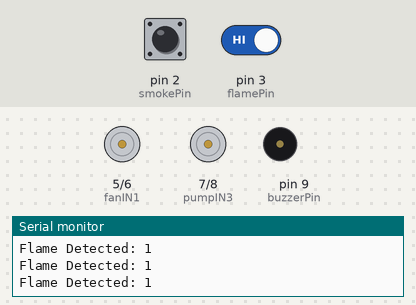
The sketch below on a simulated Arduino Uno, built with avr-gcc and run on an emulated ATmega328P. Shown: motor-driver pin pairs drawn as motors (green arrow = first pin HIGH = forward, orange = second pin HIGH = backward, longer = more drive), buzzer (waves = sounding, pin HIGH), the last lines printed to the serial monitor. The test bench sets the inputs (shaded band); at power-on: pin 2 (smokePin) LOW, pin 3 (flamePin) HIGH.

Above: at 1.8 s.
1.9 s: pin 2 (smokePin) pulled HIGH for 0.6 s
At 2.4 s:
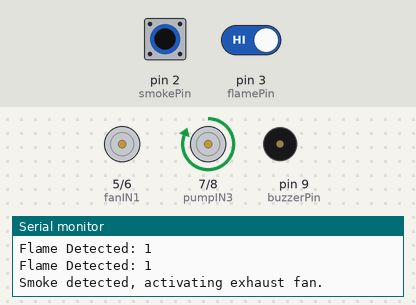
4.0 s: pin 3 (flamePin) driven LOW
At 5.2 s:
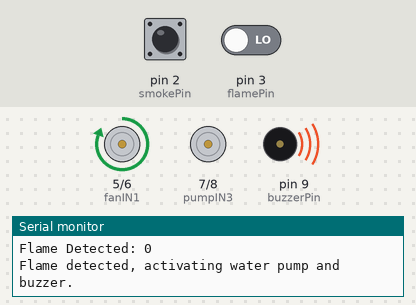
5.5 s: pin 2 (smokePin) pulled HIGH for 1 s
At 6.1 s:
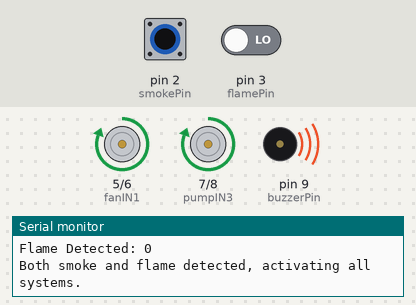
8.0 s: pin 2 (smokePin) pulled HIGH for 3.2 s
At 12.2 s:
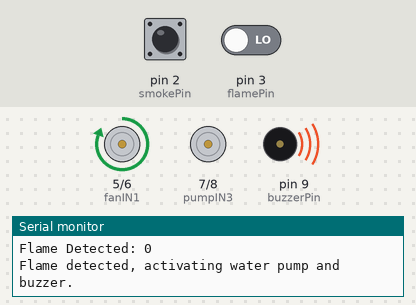
13.1 s: pin 3 (flamePin) driven HIGH
At 13.7 s:
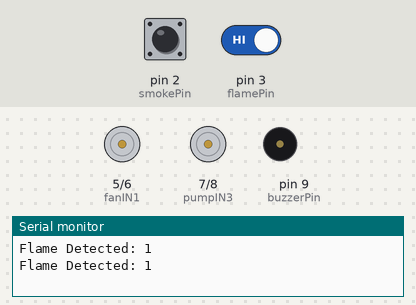
14.6 s: pin 2 (smokePin) driven HIGH
At 16.1 s:
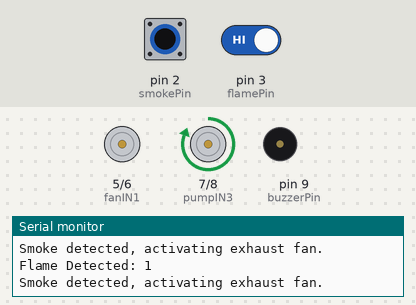
Timing chart, 0 to 17.6 s (numbered marks = the images above; inputs shaded):
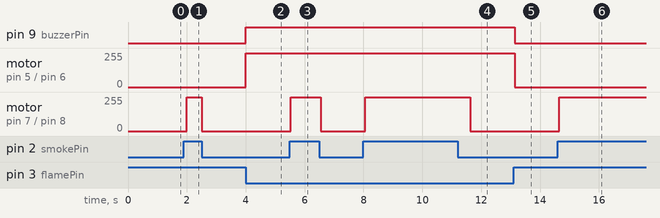

Measured:
- after the input at 1.9 s, motor on pin 7 (pumpIN3) / pin 8 (pumpIN4): stopped → forward 255/255 after 0.10 s, → stopped 0.50 s later
- after the input at 4.0 s, pin 9 (buzzerPin): LOW → HIGH at once; motor on pin 5 (fanIN1) / pin 6 (fanIN2): stopped → forward 255/255 at once
- after the input at 5.5 s, motor on pin 7 (pumpIN3) / pin 8 (pumpIN4): stopped → forward 255/255 at once, → stopped 1.0 s later
- after the input at 8.0 s, motor on pin 7 (pumpIN3) / pin 8 (pumpIN4): stopped → forward 255/255 after 0.07 s, → stopped 3.6 s later
- after the input at 13.1 s, pin 9 (buzzerPin): HIGH → LOW at once; motor on pin 5 (fanIN1) / pin 6 (fanIN2): forward 255/255 → stopped at once
- after the input at 14.6 s, motor on pin 7 (pumpIN3) / pin 8 (pumpIN4): stopped → forward 255/255 after 0.05 s

The sketch:

Code.ino
```cpp
// Pin Definitions
const int smokePin = 2;         // Digital pin for smoke sensor
const int flamePin = 3;         // Digital pin for flame sensor
const int fanIN1 = 5;           // Pin connected to L298N IN1 for fan
const int fanIN2 = 6;           // Pin connected to L298N IN2 for fan
const int pumpIN3 = 7;          // Pin connected to L298N IN3 for water pump
const int pumpIN4 = 8;          // Pin connected to L298N IN4 for water pump
const int buzzerPin = 9;        // Pin connected to buzzer

void setup() {
  pinMode(smokePin, INPUT);     // Smoke sensor input
  pinMode(flamePin, INPUT);     // Flame sensor input
  pinMode(fanIN1, OUTPUT);      // Fan IN1 pin
  pinMode(fanIN2, OUTPUT);      // Fan IN2 pin
  pinMode(pumpIN3, OUTPUT);     // Pump IN3 pin
  pinMode(pumpIN4, OUTPUT);     // Pump IN4 pin
  pinMode(buzzerPin, OUTPUT);   // Buzzer pin

  // Initially turn everything off
  deactivateFan();
  deactivatePump();
  deactivateBuzzer();

  Serial.begin(9600);           // Begin serial communication for debugging
}

void loop() {
  int smokeDetected = digitalRead(smokePin);   // Read smoke sensor
  int flameDetected = digitalRead(flamePin);   // Read flame sensor

  Serial.print("Flame Detected: ");
  Serial.println(flameDetected);  // Print flame detection state

  if (smokeDetected == HIGH && flameDetected == LOW) {
    // Both smoke and flame detected, run fan, pump, and buzzer
    Serial.println("Both smoke and flame detected, activating all systems.");
    activateFan();
    activatePump();
    activateBuzzer();
  }
  else if (flameDetected == LOW) {
    // Flame detected, run water pump and sound buzzer
    Serial.println("Flame detected, activating water pump and buzzer.");
    activatePump();
    activateBuzzer();
    deactivateFan();
  }
  else if (smokeDetected == HIGH) {
    // Smoke detected, run fan as exhaust
    Serial.println("Smoke detected, activating exhaust fan.");
    activateFan();
    deactivatePump();
    deactivateBuzzer();
  }
  else {
    // No smoke or flame detected, turn everything off
    deactivateFan();
    deactivatePump();
    deactivateBuzzer();
  }

  delay(500);  // Delay to prevent sensor bouncing
}

// Function to activate fan using L298N motor driver
void activatePump() {
  digitalWrite(fanIN1, HIGH);  // Fan ON
  digitalWrite(fanIN2, LOW);   // Set direction (can be adjusted if needed)
}

// Function to deactivate fan
void deactivatePump() {
  digitalWrite(fanIN1, LOW);   // Fan OFF
  digitalWrite(fanIN2, LOW);
}

// Function to activate water pump using L298N motor driver
void activateFan() {
  digitalWrite(pumpIN3, HIGH);  // Pump ON
  digitalWrite(pumpIN4, LOW);   // Set direction (can be adjusted if needed)
}

// Function to deactivate water pump
void deactivateFan() {
  digitalWrite(pumpIN3, LOW);   // Pump OFF
  digitalWrite(pumpIN4, LOW);
}

// Function to activate buzzer directly through Arduino
void activateBuzzer() {
  digitalWrite(buzzerPin, HIGH);  // Buzzer ON
}

// Function to deactivate buzzer
void deactivateBuzzer() {
  digitalWrite(buzzerPin, LOW);   // Buzzer OFF
}
```
